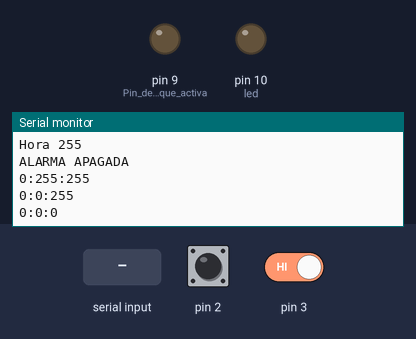
A sketch run on a simulated Arduino Uno, built with avr-gcc and run on an emulated ATmega328P. Shown: output pins drawn as LEDs (lit = HIGH), the last lines printed to the serial monitor. The inputs (shaded band) are chosen by the test bench; at power-on: pin 2 HIGH, pin 3 HIGH. EEPROM starts erased.

Above: at 1.2 s.
1.3 s: pin 2 driven LOW
At 2.4 s:
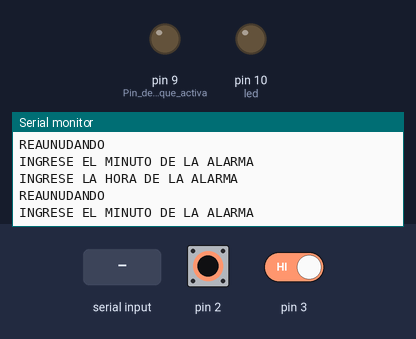
2.8 s: pin 2 driven HIGH and pin 3 driven LOW
At 3.2 s:
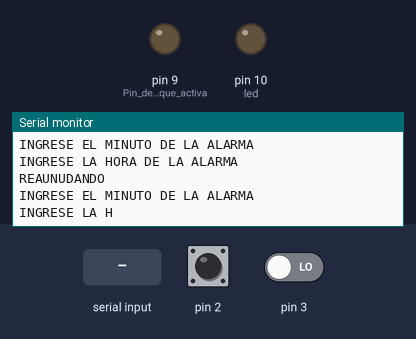
4.3 s: pin 3 driven HIGH
At 5.5 s:
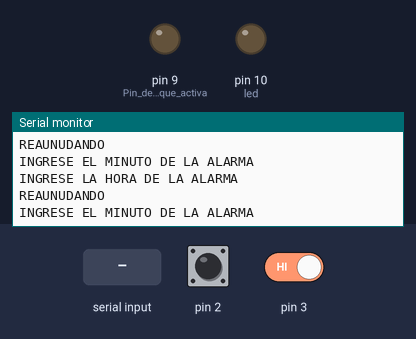
5.8 s: "90,45,200\n" received over Serial
At 7.5 s:
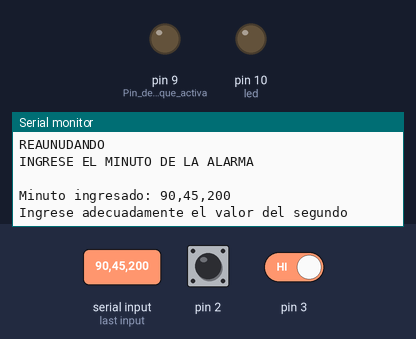
8.3 s: pin 2 driven LOW
At 9.1 s:
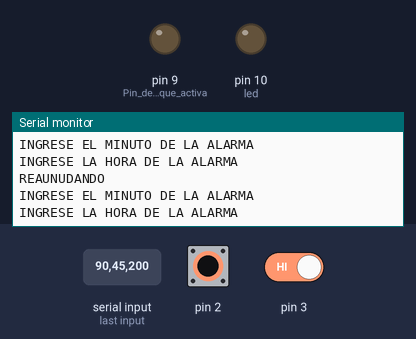

Measured:
- after the input at 1.3 s, the serial monitor: prints a new line at once (image 1)
- after the input at 2.8 s, the serial monitor: prints a new line at once (image 2)
- after the input at 4.3 s, the serial monitor: prints a new line at once (image 3)
- after the input at 5.8 s, the serial monitor: prints a new line after 1.0 s (image 4)
- after the input at 8.3 s, the serial monitor: prints a new line at once (image 5)

The sketch:

EnriquezKevin_Deber7_EEPROM.ino
```cpp
/*
 * UNIVERSIDAD TECNICA DEL NORTE
 * FICA-CIERCOM
 * KEVIN ENRIQUEZ
 * Tema:  Realice un sistema reloj con alarma almacenada en la EEPROM.
 *
 *
 *
 *
 */

#include <EEPROM.h> //Llamado de libreria EEPROM
#include <MsTimer2.h>//Llamado de libreria del timer 2
#include <TimerOne.h> //Llamado de libreria del timer1

int boton = 2 ; //Variable que almacena la interrupcion para ingresar los datos a la alarma
int minutero ; //Variable que almacena los minutos del reloj
int horero ; //Variable que almacena las horas del reloj
int segundero ; //Variable que almacena los segundos del reloj
String hora ; //Variable que almacena las horas en tipo String
String minuto ; //Variable que almacena los minutos en tipo String
String segundo ; //Variable que almacena los segundos en tipo String
int horai=0 ; //Variable que almacena las horas inicializado en 0
int minutoi=0 ;//Variable que almacena los minutos inicializado en 0
int segundoi=0 ; //Variable que almacena los segundos inicializado en 0
int on=0 ; //Variable que almacena los estados de la interrupcion donde permite ingresar los datos en la alarma
int bocina=9 ; //Variable de salida que activa la alarma
int led=10 ; //Variable de salida que activa la alarma
int apagar=3 ; //Variable que almacena la interrupcion que permite apagar la alarma
int i ; //Variable que permite almacenar los datos del reloj en la EEPROM
void setup() {
  // put your setup code here, to run once:
  Serial.begin (9600) ; //Velocidad de transmision
  MsTimer2::set (1000, reloj) ; //Inicializacion del Timer2 con el metodo RELO
  MsTimer2::start () ;
  Timer1.initialize(1000000); //Inicializacion del timer ONE
  Timer1.attachInterrupt(backup);  //Timer one con el metodo backup
  segundero=EEPROM.read(0); //Metodo para almacenar los segundos del reloj en la memoria EEPROM
  minutero=EEPROM.read(1);//Metodo para almacenar los minutos del reloj en la memoria EEPROM
  horero=EEPROM.read(2);//Metodo para almacenar las horas del reloj en la memoria EEPROM
  attachInterrupt (0,alarma,LOW) ; //Interrupcion que permite ingresar los datos en la alarma
  attachInterrupt (1,apagado,LOW) ; //Interrupcion que permite apagar la alarma
  pinMode (9, OUTPUT)  ;  //Pin de salida que activa la bocina
  pinMode (10, OUTPUT) ;//Pin de salida que activa el eled
  Serial.println ("ALARMA") ;
  Serial.print ("Minuto ") ;
  Serial.println (EEPROM.read (4)) ; //Metodo que permite almacenar los minutos de la alarma en la EEPROM
  Serial.print ("Hora ") ;
  Serial.println (EEPROM.read (5)) ; //Metodo que permite almacenar los segundos de la alarma en la EEPROM
      if (minutoi==minutero  && horai==horero) { //Condicion para activar la alarma
      MsTimer2::start () ;
      Serial.println ("Alarma Activada") ;
      tone (9, 100, 10) ;
      digitalWrite (led, HIGH) ;
    } if (minutoi!=minutero  && horai!=horero) { //Condicion para desactivar la alarma
       Serial.println ("ALARMA APAGADA") ;
       digitalWrite (led, LOW) ;
    }


}

void loop() {
  if (Serial.available () >0) {
     if (on==1) {
    minuto=Serial.readString () ;
    Serial.println (" ") ;
    Serial.println ("Minuto ingresado: "+minuto) ;
    minutoi=minuto.toInt () ;
    EEPROM.write (4, minutoi) ;
        while (minutoi>60) {
      Serial.println ("Ingrese adecuadamente el valor del segundo") ;
      segundo=Serial.readString () ;
      segundoi=segundo.toInt () ;
    }
   } else if (on==2 ) {
    hora=Serial.readString () ;
    Serial.println (" ") ;
    Serial.println ("Hora ingresado: "+hora) ;
     horai=hora.toInt () ;
     EEPROM.write (5, horai) ;
        while (horai>24) {
      Serial.println ("Ingrese adecuadamente el valor de la hora") ;
      hora=Serial.readString () ;
      horai=segundo.toInt () ;

    }
              Serial.println ("La alarma esta programa para la hora: ") ;
    Serial.print ("_") ;
    Serial.print (":") ;
    Serial.print (minutoi) ;
    Serial.print (":") ;
    Serial.println (horai) ;
    MsTimer2::start () ;
    if (minutoi==minutero  && horai==horero) {
      MsTimer2::start () ;
      Serial.println ("Alarma Activada") ;
      tone (9, 100, 10) ;
      digitalWrite (led, HIGH) ;
    } if (minutoi!=minutero  && horai!=horero) {
       Serial.println ("ALARMA APAGADA") ;
       digitalWrite (led, LOW) ;
    }
   }
  }


}
void reloj () {

  if(segundero<60){
    segundero++;
    Serial.print(segundero);
    Serial.print(':');
    Serial.print(minutero);
    Serial.print(':');
    Serial.println(horero);
  }
  else{         //else segundero
    segundero=0;
    Serial.print(segundero);
    Serial.print(':');
    Serial.print(minutero);
    Serial.print(':');
    Serial.println(horero);
    if(minutero<60){
      minutero++;
      Serial.print(segundero);
      Serial.print(':');
      Serial.print(minutero);
      Serial.print(':');
      Serial.println(horero);
    }
    else{         //else minutero
      minutero=0;
      Serial.print(segundero);
      Serial.print(':');
      Serial.print(minutero);
      Serial.print(':');
      Serial.println(horero);
      if(horero<24){
        horero++;
        Serial.print(segundero);
        Serial.print(':');
        Serial.print(minutero);
        Serial.print(':');
        Serial.println(horero);
      }
      else{       //else horero
        horero=0;
        Serial.print(segundero);
        Serial.print(':');
        Serial.print(minutero);
        Serial.print(':');
        Serial.println(horero);
      }
    }

  }


}
void alarma ()  {
  on ++ ;
  if (on>0 && on<3) {
    MsTimer2::stop () ;
  }
      switch (on) {
      case 1:
      Serial.println ("INGRESE EL MINUTO DE LA ALARMA") ;


      break ;
      case 2 :
      Serial.println ("INGRESE LA HORA DE LA ALARMA") ;
      break ;
      case 3 :
      Serial.println ("REAUNUDANDO") ;
      on=0 ;
      break ;
    }

}

void backup () {
    i++;
  if(i==1){
    //Serial.println("Backup");
    EEPROM.write(0,segundero);
    EEPROM.write(1,minutero);
    EEPROM.write(2,horero);
    i=0;
  }
}
void apagado () {
  horai=0 ;
  minutoi= 0;
}
```
